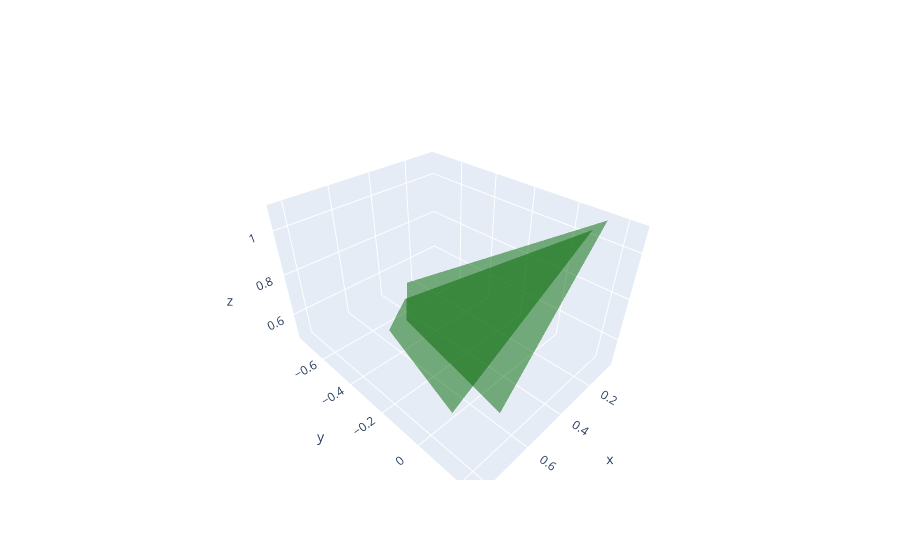

Source (notebook cell):
### Code cell


### Figure 1 — Plotly figure (JSON) as saved in the notebook; plotly's stock layout.template omitted (floating-point values rounded to 4 significant figures)
{"data": [{"color": "green", "opacity": 0.5, "type": "mesh3d", "x": [0.05646, 0.7352, 0.2581, 0.4575], "y": [0.1333, 0.2392, -0.7589, -0.5326], "z": [1.086, 0.7327, 0.4878, 0.4845]}, {"color": "green", "opacity": 0.5, "type": "mesh3d", "x": [0.1565, 0.8352, 0.3581, 0.5575], "y": [0.1333, 0.1392, -0.6589, -0.5326], "z": [1.086, 0.7327, 0.4878, 0.4845]}], "layout": {}}
